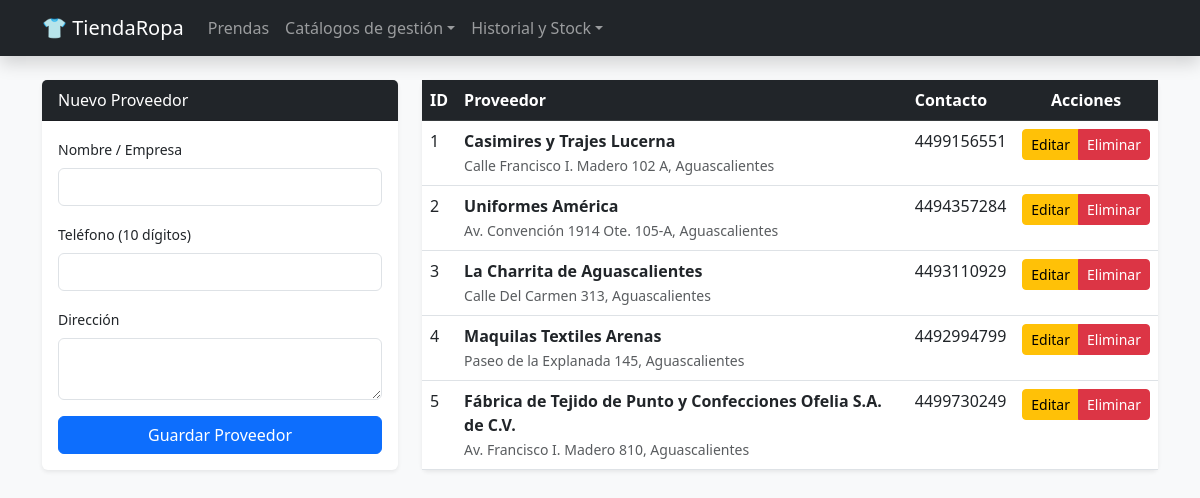
Page /tienda_ropa/proveedores.php on the committed database.
### tables this page shows
CREATE TABLE `proveedor` (
  `id_proveedor` int(11) NOT NULL,
  `nombre` varchar(100) NOT NULL,
  `telefono` char(10) DEFAULT NULL,
  `direccion` varchar(255) DEFAULT NULL
);

### tienda_ropa/proveedores.php (the view, shortened to what this page needs)
<?php
include 'db.php';
?>
<!DOCTYPE html>
<html lang="es">
<head>
    <link href="https://cdn.jsdelivr.net/npm/bootstrap@5.3.0/dist/css/bootstrap.min.css" rel="stylesheet">
</head>
<body class="bg-light">
    <?php include 'header.php'; ?>
    <div class="container">
        <div class="row">
            <div class="col-md-4">
                <div class="card shadow-sm border-0">
                    <div class="card-header bg-dark text-white">Nuevo Proveedor</div>
                    <form class="card-body" method="POST">
                        <div class="mb-3">
                            <label class="form-label small">Nombre / Empresa</label>
                            <input type="text" name="nombre" class="form-control" required>
                        </div>
                        <div class="mb-3">
                            <label class="form-label small">Teléfono (10 dígitos)</label>
                            <input type="text" name="telefono" class="form-control" maxlength="10">
                        </div>
                        <div class="mb-3">
                            <label class="form-label small">Dirección</label>
                            <textarea name="direccion" class="form-control" rows="2"></textarea>
                        </div>
                        <button name="add" class="btn btn-primary w-100">Guardar Proveedor</button>
                    </form>
                </div>
            </div>
            <div class="col-md-8">
                <div class="card shadow-sm border-0">
                    <table class="table table-hover mb-0">
                        <thead class="table-dark">
                            <tr>
                                <th>ID</th>
                                <th>Proveedor</th>
                                <th>Contacto</th>
                                <th class="text-center">Acciones</th>
                            </tr>
                        </thead>
                        <tbody>
                            <?php
                            $res = $conn->query("SELECT * FROM proveedor");
                            while($row = $res->fetch()){
                                $nom_js = addslashes($row['nombre']);
                                $dir_js = addslashes($row['direccion']);
                                echo "<tr>
                                        <td>{$row['id_proveedor']}</td>
                                        <td>
                                            <strong>{$row['nombre']}</strong><br>
                                            <small class='text-muted'>{$row['direccion']}</small>
                                        </td>
                                        <td>{$row['telefono']}</td>
                                        <td class='text-center'>
                                            <div class='btn-group'>
                                                <button class='btn btn-sm btn-warning'
                                                    onclick='abrirEditar({$row['id_proveedor']}, \"{$nom_js}\", \"{$row['telefono']}\", \"{$dir_js}\")'>
                                                    Editar
                                                </button>
                                                <a href='proveedores.php?delete={$row['id_proveedor']}'
                                                   class='btn btn-sm btn-danger'
                                                   onclick='return confirm(\"¿Estás seguro de eliminar este proveedor?\")'>
                                                    Eliminar
                                                </a>
                                            </div>
                                        </td>
                                      </tr>";
                            }
                            ?>
                        </tbody>
                    </table>
                </div>
            </div>
        </div>
    </div>
</body>
</html>

### rows in the picture
proveedor: id_proveedor "1", nombre "Casimires y Trajes Lucerna", direccion "Calle Francisco I. Madero 102 A, Aguascalientes", telefono "4499156551"
proveedor: id_proveedor "2", nombre "Uniformes América", direccion "Av. Convención 1914 Ote. 105-A, Aguascalientes", telefono "4494357284"
proveedor: id_proveedor "3", nombre "La Charrita de Aguascalientes", direccion "Calle Del Carmen 313, Aguascalientes", telefono "4493110929"
proveedor: id_proveedor "4", nombre "Maquilas Textiles Arenas", direccion "Paseo de la Explanada 145, Aguascalientes", telefono "4492994799"
proveedor: id_proveedor "5", nombre "Fábrica de Tejido de Punto y Confecciones Ofelia S.A. de C.V.", direccion "Av. Francisco I. Madero 810, Aguascalientes", telefono "4499730249"
